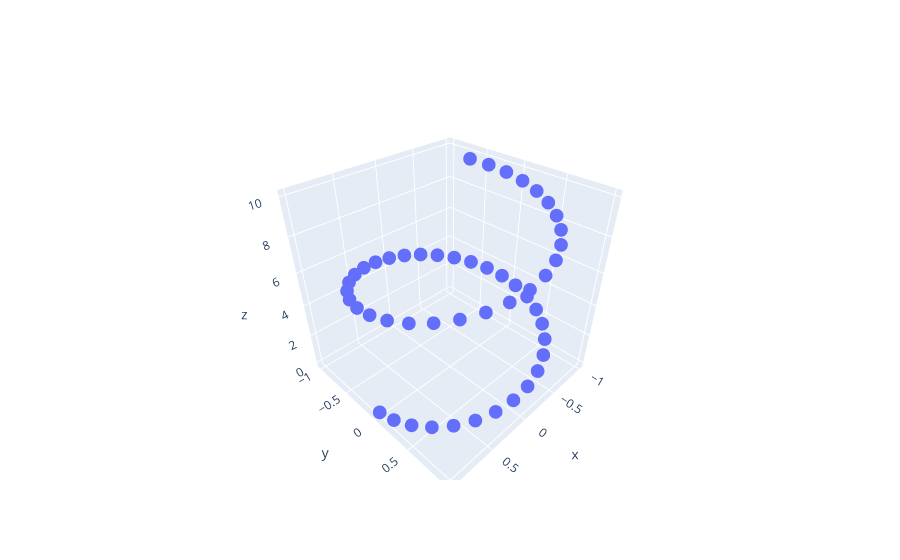

Write notebook code for a chart like this one.
### Markdown cell above
3D Scatter Plot with go.Scatter3d

### Code cell
import plotly.graph_objects as go
import numpy as np

# Helix equation
t = np.linspace(0, 10, 50)
x, y, z = np.cos(t), np.sin(t), t

fig = go.Figure(data=[go.Scatter3d(x=x, y=y, z=z,
                                   mode='markers')])
fig.show()
